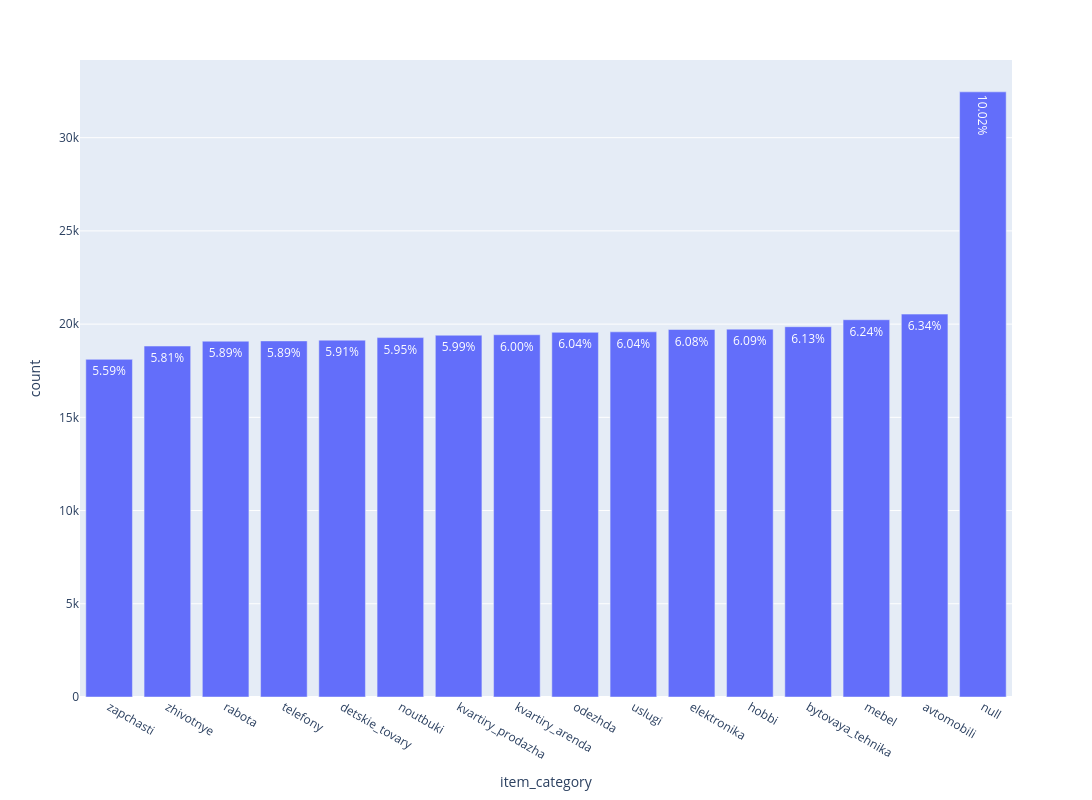

Notebook code cell kept with this figure:
### Markdown cell above
## item_category

### Code cell
plot_value_counts_with_percents(events_unique, 'item_category', width=1500)

### Figure 1 — Plotly figure (JSON) as saved in the notebook; plotly's stock layout.template omitted (floating-point values rounded to 4 significant figures)
{"data": [{"hovertemplate": "item_category=%{x}<br>count=%{y}<br>percent=%{text}<extra></extra>", "legendgroup": "", "marker": {"color": "#636efa", "pattern": {"shape": ""}}, "name": "", "orientation": "v", "showlegend": false, "text": [5.59, 5.81, 5.89, 5.89, 5.91, 5.95, 5.99, 6.0, 6.04, 6.04, 6.08, 6.09, 6.13, 6.24, 6.34, 10.02], "textposition": "auto", "texttemplate": "%{text:.2f}%", "type": "bar", "x": ["zapchasti", "zhivotnye", "rabota", "telefony", "detskie_tovary", "noutbuki", "kvartiry_prodazha", "kvartiry_arenda", "odezhda", "uslugi", "elektronika", "hobbi", "bytovaya_tehnika", "mebel", "avtomobili", "null"], "xaxis": "x", "y": [18109, 18823, 19084, 19099, 19139, 19277, 19404, 19429, 19559, 19586, 19711, 19731, 19861, 20236, 20536, 32458], "yaxis": "y"}], "layout": {"barmode": "relative", "height": 800, "legend": {"tracegroupgap": 0}, "margin": {"t": 60}, "width": 1500, "xaxis": {"anchor": "y", "domain": [0, 1], "title": {"text": "item_category"}}, "yaxis": {"anchor": "x", "domain": [0, 1], "title": {"text": "count"}}}}
